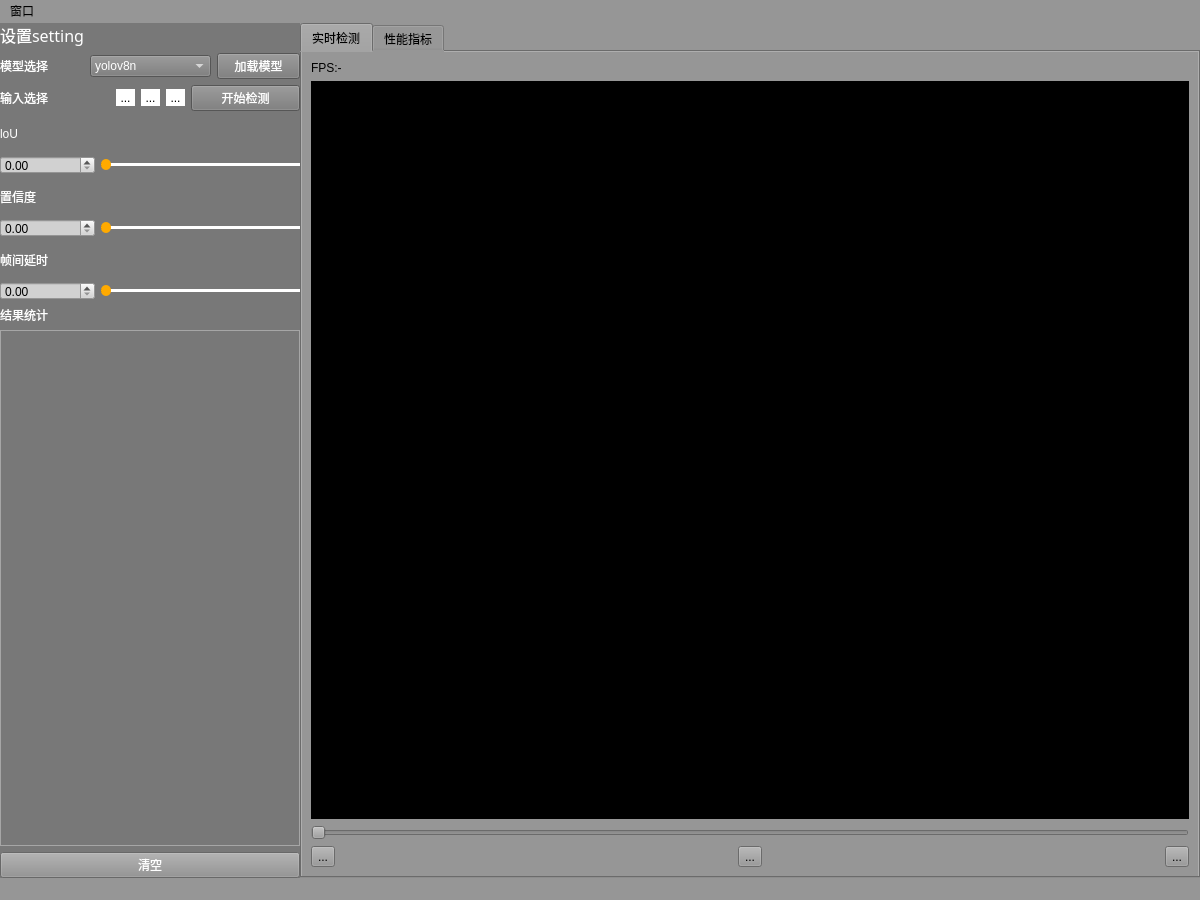
<?xml version="1.0" encoding="UTF-8"?>
<ui version="4.0">
 <class>MainWindow</class>
 <widget class="QMainWindow" name="MainWindow">
  <property name="geometry">
   <rect>
    <x>0</x>
    <y>0</y>
    <width>1200</width>
    <height>900</height>
   </rect>
  </property>
  <property name="sizePolicy">
   <sizepolicy hsizetype="Expanding" vsizetype="Expanding">
    <horstretch>0</horstretch>
    <verstretch>0</verstretch>
   </sizepolicy>
  </property>
  <property name="windowTitle">
   <string>MainWindow</string>
  </property>
  <property name="styleSheet">
   <string notr="true">background-color: rgb(150, 150, 150);</string>
  </property>
  <widget class="QWidget" name="centralWidget">
   <property name="enabled">
    <bool>true</bool>
   </property>
   <property name="sizePolicy">
    <sizepolicy hsizetype="Expanding" vsizetype="Expanding">
     <horstretch>0</horstretch>
     <verstretch>0</verstretch>
    </sizepolicy>
   </property>
   <layout class="QHBoxLayout" name="horizontalLayout_2" stretch="10,30">
    <property name="spacing">
     <number>0</number>
    </property>
    <property name="sizeConstraint">
     <enum>QLayout::SetDefaultConstraint</enum>
    </property>
    <property name="leftMargin">
     <number>0</number>
    </property>
    <property name="topMargin">
     <number>0</number>
    </property>
    <property name="rightMargin">
     <number>0</number>
    </property>
    <property name="bottomMargin">
     <number>0</number>
    </property>
    <item>
     <widget class="QWidget" name="settingWidget" native="true">
      <property name="sizePolicy">
       <sizepolicy hsizetype="Expanding" vsizetype="Expanding">
        <horstretch>0</horstretch>
        <verstretch>0</verstretch>
       </sizepolicy>
      </property>
      <property name="minimumSize">
       <size>
        <width>148</width>
        <height>248</height>
       </size>
      </property>
      <property name="maximumSize">
       <size>
        <width>16777215</width>
        <height>16777215</height>
       </size>
      </property>
      <property name="styleSheet">
       <string notr="true">QWidget{
	background-color: rgb(120, 120, 120);
}</string>
      </property>
      <layout class="QVBoxLayout" name="verticalLayout_10" stretch="0,1,1,1,1,1,10">
       <property name="leftMargin">
        <number>0</number>
       </property>
       <property name="topMargin">
        <number>0</number>
       </property>
       <property name="rightMargin">
        <number>0</number>
       </property>
       <property name="bottomMargin">
        <number>0</number>
       </property>
       <item>
        <layout class="QVBoxLayout" name="verticalLayout">
         <item>
          <widget class="QLabel" name="settingLabel_5">
           <property name="font">
            <font>
             <family>Agency FB</family>
             <pointsize>12</pointsize>
             <weight>9</weight>
             <italic>false</italic>
             <bold>false</bold>
            </font>
           </property>
           <property name="styleSheet">
            <string notr="true">font: 75 12pt &quot;Agency FB&quot;;
color: rgb(255, 255, 255);</string>
           </property>
           <property name="text">
            <string>设置setting</string>
           </property>
          </widget>
         </item>
        </layout>
       </item>
       <item>
        <layout class="QHBoxLayout" name="horizontalLayout_4">
         <item>
          <widget class="QLabel" name="modelLabel_5">
           <property name="styleSheet">
            <string notr="true">font: 75 9pt &quot;Berlin Sans FB&quot;;
color: rgb(255, 255, 255);</string>
           </property>
           <property name="text">
            <string>模型选择</string>
           </property>
          </widget>
         </item>
         <item>
          <widget class="QComboBox" name="modelCombo_5">
           <property name="styleSheet">
            <string notr="true">QComboBox{
	color: rgb(255, 255, 255);
	font: 9pt &quot;Agency FB&quot;;
}
QComboBox QAbstractItemView {
    color: white; 
}</string>
           </property>
           <item>
            <property name="text">
             <string>yolov8n</string>
            </property>
           </item>
           <item>
            <property name="text">
             <string>yolov11n</string>
            </property>
           </item>
           <item>
            <property name="text">
             <string>plant detector</string>
            </property>
           </item>
           <item>
            <property name="text">
             <string>car detector</string>
            </property>
           </item>
           <item>
            <property name="text">
             <string>emotion detector</string>
            </property>
           </item>
          </widget>
         </item>
         <item>
          <widget class="QPushButton" name="loadModelBtn_5">
           <property name="styleSheet">
            <string notr="true">color: rgb(255, 255, 255);</string>
           </property>
           <property name="text">
            <string>加载模型</string>
           </property>
          </widget>
         </item>
        </layout>
       </item>
       <item>
        <layout class="QHBoxLayout" name="horizontalLayout_11">
         <item>
          <widget class="QLabel" name="inputLabel_5">
           <property name="styleSheet">
            <string notr="true">color: rgb(255, 255, 255);</string>
           </property>
           <property name="text">
            <string>输入选择</string>
           </property>
          </widget>
         </item>
         <item>
          <widget class="QToolButton" name="videoButton_5">
           <property name="toolTip">
            <string>视频video</string>
           </property>
           <property name="styleSheet">
            <string notr="true">QToolButton{
	background-color: rgb(255, 255, 255);
	border:none;
}
QToolButton:hover{
	background-color: rgb(216, 216, 216);
}
QToolButton:pressed{
	background-color: rgb(165, 165, 165);
}</string>
           </property>
           <property name="text">
            <string>...</string>
           </property>
           <property name="icon">
            <iconset>
             <normaloff>../Picture/视频.png</normaloff>../Picture/视频.png</iconset>
           </property>
          </widget>
         </item>
         <item>
          <widget class="QToolButton" name="pictureButton_5">
           <property name="toolTip">
            <string>图片picture</string>
           </property>
           <property name="styleSheet">
            <string notr="true">QToolButton{
	background-color: rgb(255, 255, 255);
	border:none;
}
QToolButton:hover{
	background-color: rgb(216, 216, 216);
}
QToolButton:pressed{
	background-color: rgb(165, 165, 165);
}</string>
           </property>
           <property name="text">
            <string>...</string>
           </property>
           <property name="icon">
            <iconset>
             <normaloff>../Picture/图片.png</normaloff>../Picture/图片.png</iconset>
           </property>
          </widget>
         </item>
         <item>
          <widget class="QToolButton" name="cameraButton_5">
           <property name="toolTip">
            <string>摄像头camera</string>
           </property>
           <property name="styleSheet">
            <string notr="true">QToolButton{
	background-color: rgb(255, 255, 255);
	border:none;
}
QToolButton:hover{
	background-color: rgb(216, 216, 216);
}
QToolButton:pressed{
	background-color: rgb(165, 165, 165);
}</string>
           </property>
           <property name="text">
            <string>...</string>
           </property>
           <property name="icon">
            <iconset>
             <normaloff>../Picture/摄像头.png</normaloff>../Picture/摄像头.png</iconset>
           </property>
          </widget>
         </item>
         <item>
          <widget class="QPushButton" name="detectBtn_5">
           <property name="styleSheet">
            <string notr="true">color: rgb(255, 255, 255);</string>
           </property>
           <property name="text">
            <string>开始检测</string>
           </property>
          </widget>
         </item>
        </layout>
       </item>
       <item>
        <layout class="QGridLayout" name="gridLayout_13">
         <item row="1" column="1">
          <widget class="QSlider" name="loUSlider_5">
           <property name="styleSheet">
            <string notr="true">QSlider::handle:horizontal {
	background-color: rgb(255, 170, 0);
    width: 10px;
	height:10px;	
    margin-top: -4px;  
    margin-bottom: -4px;
	border-radius:5px;
}
QSlider::sub-page:horizontal{
	background:black;
	height:3px;
}
QSlider::groove:horizontal{
	height:3px;
	background:white;
}</string>
           </property>
           <property name="maximum">
            <number>100</number>
           </property>
           <property name="pageStep">
            <number>1</number>
           </property>
           <property name="orientation">
            <enum>Qt::Horizontal</enum>
           </property>
          </widget>
         </item>
         <item row="0" column="0">
          <widget class="QLabel" name="loULabel_5">
           <property name="styleSheet">
            <string notr="true">color: rgb(255, 255, 255);</string>
           </property>
           <property name="text">
            <string>loU</string>
           </property>
          </widget>
         </item>
         <item row="1" column="0">
          <widget class="QDoubleSpinBox" name="loUSpinBox_5">
           <property name="styleSheet">
            <string notr="true">QDoubleSpinBox{
	border-color: rgb(255, 255, 255);
	border-width:1px solid;
	background-color: rgb(209, 209, 209);
}</string>
           </property>
           <property name="maximum">
            <double>1.000000000000000</double>
           </property>
           <property name="singleStep">
            <double>0.010000000000000</double>
           </property>
          </widget>
         </item>
        </layout>
       </item>
       <item>
        <layout class="QGridLayout" name="gridLayout_14">
         <item row="0" column="0">
          <widget class="QLabel" name="confidenceLabel_5">
           <property name="styleSheet">
            <string notr="true">color: rgb(255, 255, 255);</string>
           </property>
           <property name="text">
            <string>置信度</string>
           </property>
          </widget>
         </item>
         <item row="1" column="0">
          <widget class="QDoubleSpinBox" name="confSpin_5">
           <property name="styleSheet">
            <string notr="true">QDoubleSpinBox{
	border-color: rgb(255, 255, 255);
	border-width:1px solid;
	background-color: rgb(209, 209, 209);
}</string>
           </property>
           <property name="maximum">
            <double>1.000000000000000</double>
           </property>
           <property name="singleStep">
            <double>0.010000000000000</double>
           </property>
          </widget>
         </item>
         <item row="1" column="1">
          <widget class="QSlider" name="confSlider_5">
           <property name="styleSheet">
            <string notr="true">QSlider::handle:horizontal {
	background-color: rgb(255, 170, 0);
    width: 10px;
	height:10px;	
    margin-top: -4px;  
    margin-bottom: -4px;
	border-radius:5px;
}
QSlider::sub-page:horizontal{
	background:black;
	height:3px;
}
QSlider::groove:horizontal{
	height:3px;
	background:white;
}</string>
           </property>
           <property name="orientation">
            <enum>Qt::Horizontal</enum>
           </property>
          </widget>
         </item>
        </layout>
       </item>
       <item>
        <layout class="QGridLayout" name="gridLayout_15">
         <item row="0" column="0">
          <widget class="QLabel" name="delayLabel_5">
           <property name="styleSheet">
            <string notr="true">color: rgb(255, 255, 255);</string>
           </property>
           <property name="text">
            <string>帧间延时</string>
           </property>
          </widget>
         </item>
         <item row="1" column="0">
          <widget class="QDoubleSpinBox" name="delaySpinBox_5">
           <property name="styleSheet">
            <string notr="true">QDoubleSpinBox{
	border-color: rgb(255, 255, 255);
	border-width:1px solid;
	background-color: rgb(209, 209, 209);
}</string>
           </property>
           <property name="maximum">
            <double>1.000000000000000</double>
           </property>
           <property name="singleStep">
            <double>0.010000000000000</double>
           </property>
          </widget>
         </item>
         <item row="1" column="1">
          <widget class="QSlider" name="delaySlider_5">
           <property name="styleSheet">
            <string notr="true">QSlider::handle:horizontal {
	background-color: rgb(255, 170, 0);
    width: 10px;
	height:10px;	
    margin-top: -4px;  
    margin-bottom: -4px;
	border-radius:5px;
}
QSlider::sub-page:horizontal{
	background:black;
	height:3px;
}
QSlider::groove:horizontal{
	height:3px;
	background:white;
}</string>
           </property>
           <property name="orientation">
            <enum>Qt::Horizontal</enum>
           </property>
          </widget>
         </item>
        </layout>
       </item>
       <item>
        <layout class="QVBoxLayout" name="verticalLayout_11">
         <item>
          <widget class="QLabel" name="resultLabel_5">
           <property name="styleSheet">
            <string notr="true">color: rgb(255, 255, 255);</string>
           </property>
           <property name="text">
            <string>结果统计</string>
           </property>
          </widget>
         </item>
         <item>
          <widget class="QTextBrowser" name="resultDisplay">
           <property name="styleSheet">
            <string notr="true">QTextBrowser{
	border:1px solid;
	border-color: rgb(166, 166, 166);
}</string>
           </property>
          </widget>
         </item>
         <item>
          <widget class="QPushButton" name="clearResultsBtn">
           <property name="palette">
            <palette>
             <active>
              <colorrole role="WindowText">
               <brush brushstyle="SolidPattern">
                <color alpha="255">
                 <red>0</red>
                 <green>0</green>
                 <blue>0</blue>
                </color>
               </brush>
              </colorrole>
              <colorrole role="Button">
               <brush brushstyle="SolidPattern">
                <color alpha="255">
                 <red>145</red>
                 <green>145</green>
                 <blue>145</blue>
                </color>
               </brush>
              </colorrole>
              <colorrole role="Light">
               <brush brushstyle="SolidPattern">
                <color alpha="255">
                 <red>255</red>
                 <green>255</green>
                 <blue>255</blue>
                </color>
               </brush>
              </colorrole>
              <colorrole role="Midlight">
               <brush brushstyle="SolidPattern">
                <color alpha="255">
                 <red>255</red>
                 <green>255</green>
                 <blue>255</blue>
                </color>
               </brush>
              </colorrole>
              <colorrole role="Dark">
               <brush brushstyle="SolidPattern">
                <color alpha="255">
                 <red>127</red>
                 <green>127</green>
                 <blue>127</blue>
                </color>
               </brush>
              </colorrole>
              <colorrole role="Mid">
               <brush brushstyle="SolidPattern">
                <color alpha="255">
                 <red>170</red>
                 <green>170</green>
                 <blue>170</blue>
                </color>
               </brush>
              </colorrole>
              <colorrole role="Text">
               <brush brushstyle="SolidPattern">
                <color alpha="255">
                 <red>255</red>
                 <green>255</green>
                 <blue>255</blue>
                </color>
               </brush>
              </colorrole>
              <colorrole role="BrightText">
               <brush brushstyle="SolidPattern">
                <color alpha="255">
                 <red>255</red>
                 <green>255</green>
                 <blue>255</blue>
                </color>
               </brush>
              </colorrole>
              <colorrole role="ButtonText">
               <brush brushstyle="SolidPattern">
                <color alpha="255">
                 <red>255</red>
                 <green>255</green>
                 <blue>255</blue>
                </color>
               </brush>
              </colorrole>
              <colorrole role="Base">
               <brush brushstyle="SolidPattern">
                <color alpha="255">
                 <red>145</red>
                 <green>145</green>
                 <blue>145</blue>
                </color>
               </brush>
              </colorrole>
              <colorrole role="Window">
               <brush brushstyle="SolidPattern">
                <color alpha="255">
                 <red>145</red>
                 <green>145</green>
                 <blue>145</blue>
                </color>
               </brush>
              </colorrole>
              <colorrole role="Shadow">
               <brush brushstyle="SolidPattern">
                <color alpha="255">
                 <red>0</red>
                 <green>0</green>
                 <blue>0</blue>
                </color>
               </brush>
              </colorrole>
              <colorrole role="AlternateBase">
               <brush brushstyle="SolidPattern">
                <color alpha="255">
                 <red>255</red>
                 <green>255</green>
                 <blue>255</blue>
                </color>
               </brush>
              </colorrole>
              <colorrole role="ToolTipBase">
               <brush brushstyle="SolidPattern">
                <color alpha="255">
                 <red>255</red>
                 <green>255</green>
                 <blue>220</blue>
                </color>
               </brush>
              </colorrole>
              <colorrole role="ToolTipText">
               <brush brushstyle="SolidPattern">
                <color alpha="255">
                 <red>0</red>
                 <green>0</green>
                 <blue>0</blue>
                </color>
               </brush>
              </colorrole>
              <colorrole role="PlaceholderText">
               <brush brushstyle="SolidPattern">
                <color alpha="128">
                 <red>0</red>
                 <green>0</green>
                 <blue>0</blue>
                </color>
               </brush>
              </colorrole>
             </active>
             <inactive>
              <colorrole role="WindowText">
               <brush brushstyle="SolidPattern">
                <color alpha="255">
                 <red>0</red>
                 <green>0</green>
                 <blue>0</blue>
                </color>
               </brush>
              </colorrole>
              <colorrole role="Button">
               <brush brushstyle="SolidPattern">
                <color alpha="255">
                 <red>145</red>
                 <green>145</green>
                 <blue>145</blue>
                </color>
               </brush>
              </colorrole>
              <colorrole role="Light">
               <brush brushstyle="SolidPattern">
                <color alpha="255">
                 <red>255</red>
                 <green>255</green>
                 <blue>255</blue>
                </color>
               </brush>
              </colorrole>
              <colorrole role="Midlight">
               <brush brushstyle="SolidPattern">
                <color alpha="255">
                 <red>255</red>
                 <green>255</green>
                 <blue>255</blue>
                </color>
               </brush>
              </colorrole>
              <colorrole role="Dark">
               <brush brushstyle="SolidPattern">
                <color alpha="255">
                 <red>127</red>
                 <green>127</green>
                 <blue>127</blue>
                </color>
               </brush>
              </colorrole>
              <colorrole role="Mid">
               <brush brushstyle="SolidPattern">
                <color alpha="255">
                 <red>170</red>
                 <green>170</green>
                 <blue>170</blue>
                </color>
               </brush>
              </colorrole>
              <colorrole role="Text">
               <brush brushstyle="SolidPattern">
                <color alpha="255">
                 <red>255</red>
                 <green>255</green>
                 <blue>255</blue>
                </color>
               </brush>
              </colorrole>
              <colorrole role="BrightText">
               <brush brushstyle="SolidPattern">
                <color alpha="255">
                 <red>255</red>
                 <green>255</green>
                 <blue>255</blue>
                </color>
               </brush>
              </colorrole>
              <colorrole role="ButtonText">
               <brush brushstyle="SolidPattern">
                <color alpha="255">
                 <red>255</red>
                 <green>255</green>
                 <blue>255</blue>
                </color>
               </brush>
              </colorrole>
              <colorrole role="Base">
               <brush brushstyle="SolidPattern">
                <color alpha="255">
                 <red>145</red>
                 <green>145</green>
                 <blue>145</blue>
                </color>
               </brush>
              </colorrole>
              <colorrole role="Window">
               <brush brushstyle="SolidPattern">
                <color alpha="255">
                 <red>145</red>
                 <green>145</green>
                 <blue>145</blue>
                </color>
               </brush>
              </colorrole>
              <colorrole role="Shadow">
               <brush brushstyle="SolidPattern">
                <color alpha="255">
                 <red>0</red>
                 <green>0</green>
                 <blue>0</blue>
                </color>
               </brush>
              </colorrole>
              <colorrole role="AlternateBase">
               <brush brushstyle="SolidPattern">
                <color alpha="255">
                 <red>255</red>
                 <green>255</green>
                 <blue>255</blue>
                </color>
               </brush>
              </colorrole>
              <colorrole role="ToolTipBase">
               <brush brushstyle="SolidPattern">
                <color alpha="255">
                 <red>255</red>
                 <green>255</green>
                 <blue>220</blue>
                </color>
               </brush>
              </colorrole>
              <colorrole role="ToolTipText">
               <brush brushstyle="SolidPattern">
                <color alpha="255">
                 <red>0</red>
                 <green>0</green>
                 <blue>0</blue>
                </color>
               </brush>
              </colorrole>
              <colorrole role="PlaceholderText">
               <brush brushstyle="SolidPattern">
                <color alpha="128">
                 <red>0</red>
                 <green>0</green>
                 <blue>0</blue>
                </color>
               </brush>
              </colorrole>
             </inactive>
             <disabled>
              <colorrole role="WindowText">
               <brush brushstyle="SolidPattern">
                <color alpha="255">
                 <red>127</red>
                 <green>127</green>
                 <blue>127</blue>
                </color>
               </brush>
              </colorrole>
              <colorrole role="Button">
               <brush brushstyle="SolidPattern">
                <color alpha="255">
                 <red>145</red>
                 <green>145</green>
                 <blue>145</blue>
                </color>
               </brush>
              </colorrole>
              <colorrole role="Light">
               <brush brushstyle="SolidPattern">
                <color alpha="255">
                 <red>255</red>
                 <green>255</green>
                 <blue>255</blue>
                </color>
               </brush>
              </colorrole>
              <colorrole role="Midlight">
               <brush brushstyle="SolidPattern">
                <color alpha="255">
                 <red>255</red>
                 <green>255</green>
                 <blue>255</blue>
                </color>
               </brush>
              </colorrole>
              <colorrole role="Dark">
               <brush brushstyle="SolidPattern">
                <color alpha="255">
                 <red>127</red>
                 <green>127</green>
                 <blue>127</blue>
                </color>
               </brush>
              </colorrole>
              <colorrole role="Mid">
               <brush brushstyle="SolidPattern">
                <color alpha="255">
                 <red>170</red>
                 <green>170</green>
                 <blue>170</blue>
                </color>
               </brush>
              </colorrole>
              <colorrole role="Text">
               <brush brushstyle="SolidPattern">
                <color alpha="255">
                 <red>127</red>
                 <green>127</green>
                 <blue>127</blue>
                </color>
               </brush>
              </colorrole>
              <colorrole role="BrightText">
               <brush brushstyle="SolidPattern">
                <color alpha="255">
                 <red>255</red>
                 <green>255</green>
                 <blue>255</blue>
                </color>
               </brush>
              </colorrole>
              <colorrole role="ButtonText">
               <brush brushstyle="SolidPattern">
                <color alpha="255">
                 <red>127</red>
                 <green>127</green>
                 <blue>127</blue>
                </color>
               </brush>
              </colorrole>
              <colorrole role="Base">
               <brush brushstyle="SolidPattern">
                <color alpha="255">
                 <red>145</red>
                 <green>145</green>
                 <blue>145</blue>
                </color>
               </brush>
              </colorrole>
              <colorrole role="Window">
               <brush brushstyle="SolidPattern">
                <color alpha="255">
                 <red>145</red>
                 <green>145</green>
                 <blue>145</blue>
                </color>
               </brush>
              </colorrole>
              <colorrole role="Shadow">
               <brush brushstyle="SolidPattern">
                <color alpha="255">
                 <red>0</red>
                 <green>0</green>
                 <blue>0</blue>
                </color>
               </brush>
              </colorrole>
              <colorrole role="AlternateBase">
               <brush brushstyle="SolidPattern">
                <color alpha="255">
                 <red>255</red>
                 <green>255</green>
                 <blue>255</blue>
                </color>
               </brush>
              </colorrole>
              <colorrole role="ToolTipBase">
               <brush brushstyle="SolidPattern">
                <color alpha="255">
                 <red>255</red>
                 <green>255</green>
                 <blue>220</blue>
                </color>
               </brush>
              </colorrole>
              <colorrole role="ToolTipText">
               <brush brushstyle="SolidPattern">
                <color alpha="255">
                 <red>0</red>
                 <green>0</green>
                 <blue>0</blue>
                </color>
               </brush>
              </colorrole>
              <colorrole role="PlaceholderText">
               <brush brushstyle="SolidPattern">
                <color alpha="128">
                 <red>0</red>
                 <green>0</green>
                 <blue>0</blue>
                </color>
               </brush>
              </colorrole>
             </disabled>
            </palette>
           </property>
           <property name="styleSheet">
            <string notr="true">background-color: rgb(145, 145, 145);</string>
           </property>
           <property name="text">
            <string>清空</string>
           </property>
          </widget>
         </item>
        </layout>
       </item>
      </layout>
     </widget>
    </item>
    <item>
     <widget class="QTabWidget" name="tabWidget">
      <property name="enabled">
       <bool>true</bool>
      </property>
      <property name="minimumSize">
       <size>
        <width>250</width>
        <height>250</height>
       </size>
      </property>
      <property name="font">
       <font>
        <family>Agency FB</family>
       </font>
      </property>
      <property name="styleSheet">
       <string notr="true">background-color: rgb(150, 150, 150);
QTabWidget{
	margin:0px;
}</string>
      </property>
      <property name="currentIndex">
       <number>0</number>
      </property>
      <widget class="QWidget" name="tab">
       <property name="sizePolicy">
        <sizepolicy hsizetype="Expanding" vsizetype="Expanding">
         <horstretch>0</horstretch>
         <verstretch>0</verstretch>
        </sizepolicy>
       </property>
       <attribute name="title">
        <string>实时检测</string>
       </attribute>
       <layout class="QHBoxLayout" name="horizontalLayout_3">
        <item>
         <layout class="QVBoxLayout" name="verticalLayout_3">
          <property name="sizeConstraint">
           <enum>QLayout::SetNoConstraint</enum>
          </property>
          <item>
           <widget class="QLabel" name="FPS">
            <property name="text">
             <string>FPS:-</string>
            </property>
           </widget>
          </item>
          <item>
           <widget class="QLabel" name="videoLabel">
            <property name="sizePolicy">
             <sizepolicy hsizetype="Expanding" vsizetype="Expanding">
              <horstretch>0</horstretch>
              <verstretch>0</verstretch>
             </sizepolicy>
            </property>
            <property name="styleSheet">
             <string notr="true">background-color: rgb(0, 0, 0);</string>
            </property>
            <property name="text">
             <string>TextLabel</string>
            </property>
           </widget>
          </item>
          <item>
           <widget class="QSlider" name="videoProgressSlider">
            <property name="orientation">
             <enum>Qt::Horizontal</enum>
            </property>
           </widget>
          </item>
          <item>
           <layout class="QHBoxLayout" name="horizontalLayout">
            <item>
             <widget class="QToolButton" name="backwardBtn">
              <property name="text">
               <string>...</string>
              </property>
              <property name="icon">
               <iconset>
                <normaloff>../Picture/rewind.png</normaloff>../Picture/rewind.png</iconset>
              </property>
             </widget>
            </item>
            <item>
             <spacer name="horizontalSpacer">
              <property name="orientation">
               <enum>Qt::Horizontal</enum>
              </property>
              <property name="sizeHint" stdset="0">
               <size>
                <width>40</width>
                <height>20</height>
               </size>
              </property>
             </spacer>
            </item>
            <item>
             <widget class="QToolButton" name="stopBtn">
              <property name="text">
               <string>...</string>
              </property>
              <property name="icon">
               <iconset>
                <normaloff>../Picture/stop.png</normaloff>../Picture/stop.png</iconset>
              </property>
             </widget>
            </item>
            <item>
             <spacer name="horizontalSpacer_2">
              <property name="orientation">
               <enum>Qt::Horizontal</enum>
              </property>
              <property name="sizeHint" stdset="0">
               <size>
                <width>40</width>
                <height>20</height>
               </size>
              </property>
             </spacer>
            </item>
            <item>
             <widget class="QToolButton" name="forwardBtn">
              <property name="text">
               <string>...</string>
              </property>
              <property name="icon">
               <iconset>
                <normaloff>../Picture/forward.png</normaloff>../Picture/forward.png</iconset>
              </property>
             </widget>
            </item>
           </layout>
          </item>
         </layout>
        </item>
       </layout>
      </widget>
      <widget class="QWidget" name="tab_2">
       <attribute name="title">
        <string>性能指标</string>
       </attribute>
       <widget class="QLabel" name="metricsLabel">
        <property name="geometry">
         <rect>
          <x>0</x>
          <y>1</y>
          <width>641</width>
          <height>541</height>
         </rect>
        </property>
        <property name="text">
         <string>                                              在此显示各项指标</string>
        </property>
       </widget>
      </widget>
     </widget>
    </item>
   </layout>
  </widget>
  <widget class="QMenuBar" name="menubar">
   <property name="geometry">
    <rect>
     <x>0</x>
     <y>0</y>
     <width>1200</width>
     <height>22</height>
    </rect>
   </property>
   <widget class="QMenu" name="viewMenu">
    <property name="title">
     <string>窗口</string>
    </property>
    <addaction name="tabDockAction"/>
    <addaction name="settingDockAction"/>
   </widget>
   <addaction name="viewMenu"/>
  </widget>
  <widget class="QStatusBar" name="statusbar"/>
  <action name="tabDockAction">
   <property name="text">
    <string>信息面板</string>
   </property>
  </action>
  <action name="settingDockAction">
   <property name="text">
    <string>设置面板</string>
   </property>
  </action>
 </widget>
 <resources/>
 <connections/>
</ui>
